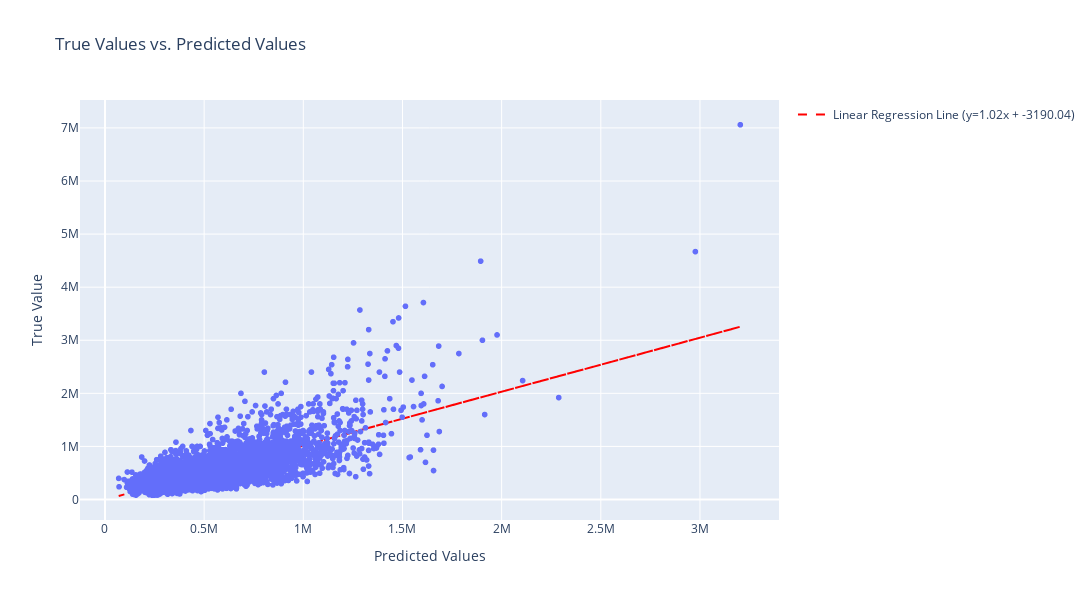

The notebook cell this image was saved under:
### Code cell
import plotly.express as px
import numpy as np

# Assuming you have y_test and y_pred_test as your true and predicted data

# Create the scatter plot
fig = px.scatter(x=y_pred_test, y=y_test, title='True Values vs. Predicted Values',
                 labels={'x': 'Predicted Values', 'y': 'True Value'})

# Calculate the linear regression line
slope, intercept = np.polyfit(y_pred_test, y_test, 1)
regression_line = slope * y_pred_test + intercept

# Add the linear regression line to the plot
fig.add_scatter(x=y_pred_test, y=regression_line, mode='lines',
                line=dict(color='red', dash='dash'),
                name=f'Linear Regression Line (y={slope:.2f}x + {intercept:.2f})')
fig.update_layout(width=1200,height=600)
fig.show()

### Figure 1 — Plotly figure (JSON) as saved in the notebook; plotly's stock layout.template omitted (floating-point values rounded to 4 significant figures; data arrays with more than 128 entries replaced by an {"elided": "..."} marker saying what was removed)
{"data": [{"hovertemplate": "Predicted Values=%{x}<br>True Value=%{y}<extra></extra>", "legendgroup": "", "marker": {"color": "#636efa", "symbol": "circle"}, "mode": "markers", "name": "", "showlegend": false, "type": "scattergl", "x": {"elided": "5400 float values"}, "xaxis": "x", "y": {"elided": "5400 int values"}, "yaxis": "y"}, {"line": {"color": "red", "dash": "dash"}, "mode": "lines", "name": "Linear Regression Line (y=1.02x + -3190.04)", "type": "scatter", "x": {"elided": "5400 float values"}, "y": {"elided": "5400 float values"}}], "layout": {"height": 600, "legend": {"tracegroupgap": 0}, "title": {"text": "True Values vs. Predicted Values"}, "width": 1200, "xaxis": {"anchor": "y", "domain": [0, 1], "title": {"text": "Predicted Values"}}, "yaxis": {"anchor": "x", "domain": [0, 1], "title": {"text": "True Value"}}}}
